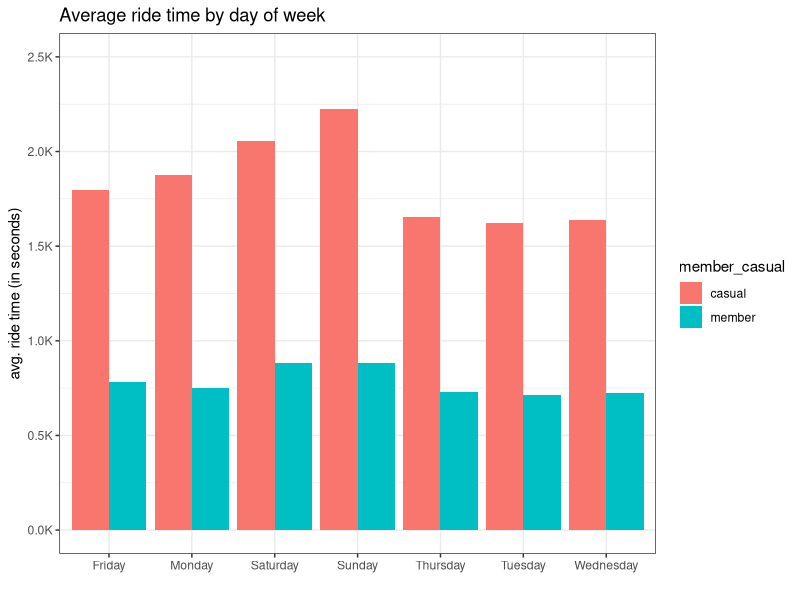
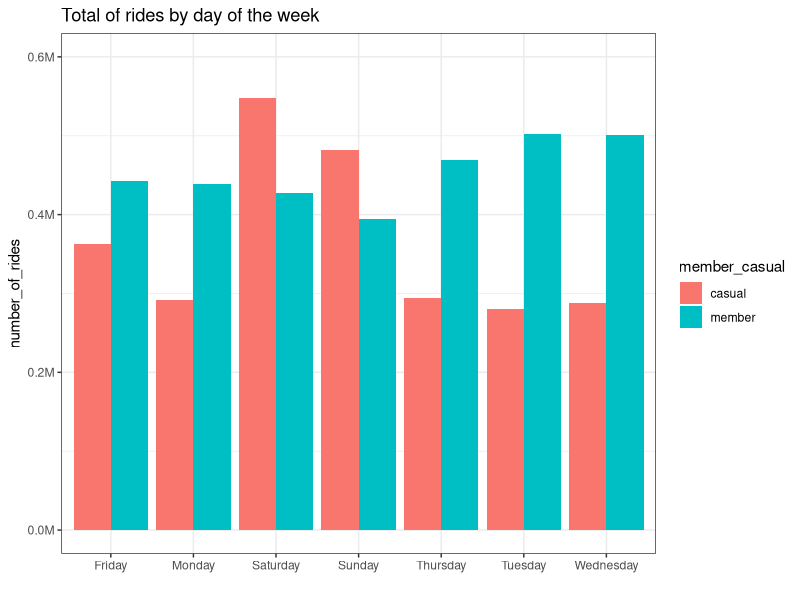
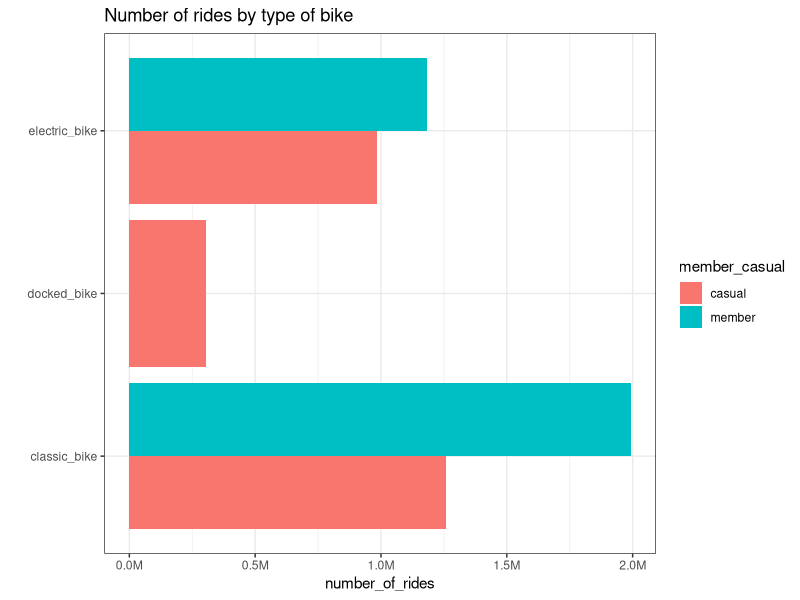

Source code (R) for these figures, in order:
## ---- chunk 1
library(tidyverse)
library(lubridate)
library(dplyr)
library(scales)

## ---- chunk 2
avg_ride_length <- read_csv("avg_ride_length.csv")
num_rides_by_day_of_week <- read_csv("num_rides_by_day_of_week.csv")
type_of_bike_used_by_user <- read_csv("type_of_bike_used_user_type.csv") 


## ---- chunk 3
colnames(avg_ride_length) <- c("index","member_casual","day_of_week","avg_ride_length")
colnames(num_rides_by_day_of_week) <- c("member_casual","day_of_week","number_of_rides")
colnames(type_of_bike_used_by_user) <- c("member_casual","type_of_ride","number_of_rides")
## ---- chunk 4
avg_ride_length %>% 
  ggplot(aes(x = day_of_week, y = avg_ride_length, fill = member_casual)) +
  geom_col(position = "dodge")+
  scale_y_continuous(labels = label_number(suffix = "K",scale = 1e-3),limits = c(0,2500))+ # Change the values of y axis to millions
  labs(title = "Average ride time by day of week", y = "avg. ride time (in seconds)", x= "")+  # Renaming title ,x-axis & y-axis
  theme_bw() #Apply black and white theme
## ---- chunk 5
num_rides_by_day_of_week %>%
  ggplot(aes(x = day_of_week, y = number_of_rides, fill = member_casual))+
  geom_col(position = "dodge")+
  scale_y_continuous(labels = label_number(suffix = "M",scale = 1e-6),limits =c(0, 600000))+
  labs(x = "",title = "Total of rides by day of the week")+
  theme_bw()
## ---- chunk 6
type_of_bike_used_by_user %>% 
  ggplot(aes(x = type_of_ride, y = number_of_rides, fill = member_casual))+
  geom_col(position = "dodge")+
  labs(title = "Number of rides by type of bike", x= "")+
  coord_flip()+
  scale_y_continuous(labels = label_number(suffix = "M",scale = 1e-6))+
  theme_bw()
